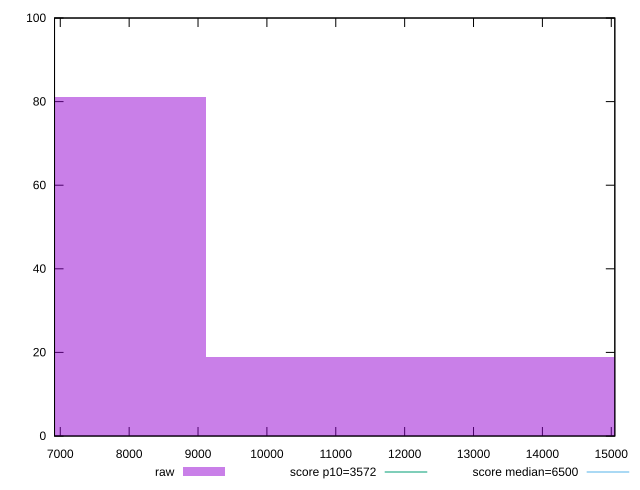

Recreate this plot in gnuplot.
reset

$raw <<EOF
6078.644242854833 81
12157.288485709665 19
EOF

set key outside below
set boxwidth 6078.644242854833
set xrange [6916.639:15051.487000000001]
set yrange [0:100]
set trange [0:100]
set style fill transparent solid 0.5 noborder

set parametric
set terminal svg size 640, 490 enhanced background rgb 'white'
set output "report/report_00029_2021-02-24T13-36-40.390Z/first-cpu-idle/samples/astro/raw/histogram.svg"

plot $raw title "raw" with boxes, \
     3572,t title "score p10=3572", \
     6500,t title "score median=6500"

reset
